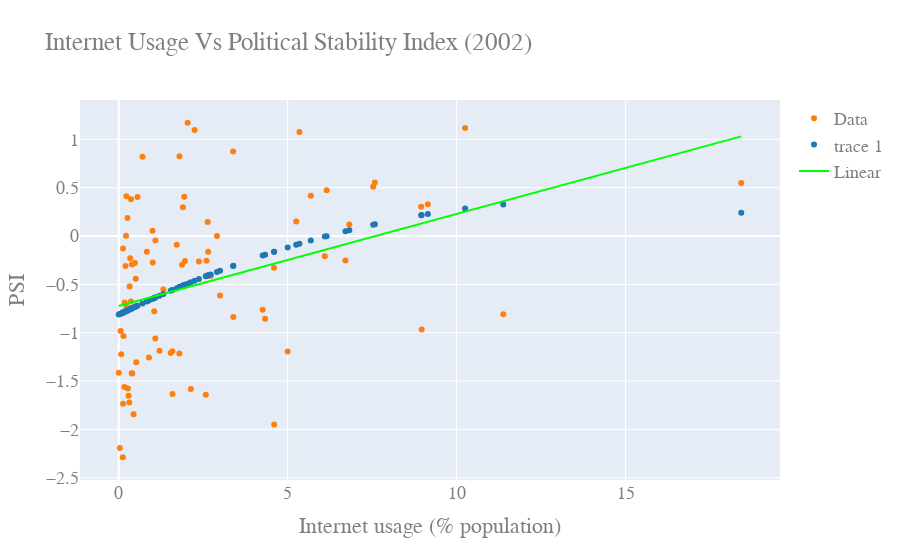

Source (notebook cell):
### Code cell
slopePSI02, interceptPSI02, r_valuePSI02, p_valuePSI02, std_errPSI02 = stats.linregress(IU02,PSI02)
linePSI02 = slopePSI02*IU02+interceptPSI02


#use 3rd order due to up curve at IU-0
#p1 = np.polyfit(IU02,PSI02,3)

p6 = np.polyfit(IU02,PSI02,2)

yfit6 = p6[0]*IU02**2+p6[1]*IU02**1+p6[2]



yresid6 = PSI02 - yfit6

SSresid6 = sum(pow(yresid6,2))

SStotal6 = len(PSI02)*statistics.variance(PSI02)

rsq6 = 1 - SSresid6/SStotal6


y6resid = PSI02 - linePSI02


SS6resid = sum(pow(y6resid,2))

SS6total = len(PSI02)*statistics.variance(PSI02)

rsq_6 = 1 - SS6resid/SS6total

print("R^2 value for linear fit: " +str(rsq_6))
#print("Model Coefficients: "+str(slopePSI02)+" , "+str(interceptPSI02))
print("Model Coefficients: ["+str(slopePSI02)+","+str(interceptPSI02)+"]")
print("Correlation coefficient: "+str(np.corrcoef(IU02,PSI02)[0][1]))


print("R^2 value for fit: " +str(rsq6))
#print("Model Coefficients: ["+str(slopePSI02)+" , "+str(interceptPSI02)+"]")
print("Model Coefficients: "+str(p6))
print("Correlation coefficient: "+str(np.corrcoef(IU02,PSI02)[0][1]))





figPSI02 = go.Figure()

figPSI02.add_trace(go.Scatter(
    x= IU02,
    y= PSI02,
    mode='markers',      # this sets its legend entry
    marker=go.Marker(color='rgb(255, 127, 14)'),
    name="Data",
    text=Country_Name,
    textposition="top center"
))

figPSI02.add_trace(go.Scatter(
    x=IU02,
    #y=linePSI02,
    y=np.polyval(p6,IU02),
    mode='markers',
    marker=go.Marker(color='rgb(31, 119, 180)'),
    #name="y=" +str(1.02449924)+"x^2-"+str(34.18513794)+"x"+str(273.79980863)
))

figPSI02.add_trace(go.Scatter(
    x=IU02,
    y=linePSI02,
    #y=np.polyval(p1,IU02),
    mode='lines',
    marker=go.Marker(color='rgb(0, 255, 0)'),
    name="Linear"
))

figPSI02.update_layout(
    title="Internet Usage Vs Political Stability Index (2002)",
    xaxis_title="Internet usage (% population)",
    yaxis_title="PSI",
    font=dict(
        family="Courier New, monospace",
        size=18,
        color="#7f7f7f"
    )
)

figPSI02.show()
